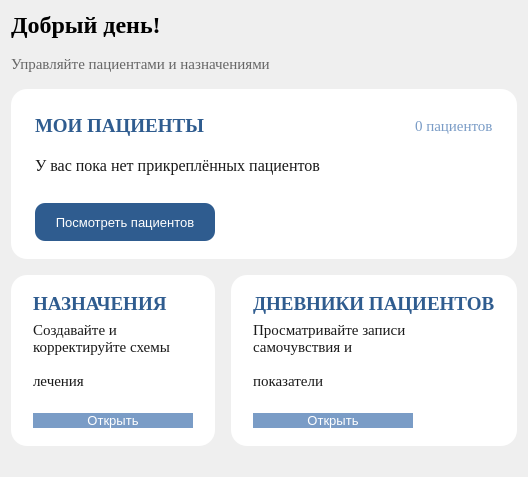
                                    <widget class="QWidget" name="homePage">
                                        <layout class="QVBoxLayout" name="homePageLayout">
                                            <property name="spacing">
                                                <number>16</number>
                                            </property>

                                            <item>
                                                <widget class="QLabel" name="greetingLabel">
                                                    <property name="font">
                                                        <font>
                                                            <family>Times New Roman</family>
                                                            <pointsize>18</pointsize>
                                                            <bold>true</bold>
                                                        </font>
                                                    </property>
                                                    <property name="text">
                                                        <string>Добрый день!</string>
                                                    </property>
                                                </widget>
                                            </item>
                                            <item>
                                                <widget class="QLabel" name="subGreetingLabel">
                                                    <property name="font">
                                                        <font>
                                                            <family>Times New Roman</family>
                                                            <pointsize>11</pointsize>
                                                        </font>
                                                    </property>
                                                    <property name="styleSheet">
                                                        <string notr="true">color: #666666;</string>
                                                    </property>
                                                    <property name="text">
                                                        <string>Управляйте пациентами и назначениями</string>
                                                    </property>
                                                </widget>
                                            </item>

                                            <item>
                                                <widget class="QFrame" name="cardPatients">
                                                    <property name="minimumSize">
                                                        <size>
                                                            <width>0</width>
                                                            <height>170</height>
                                                        </size>
                                                    </property>
                                                    <property name="styleSheet">
                                                        <string notr="true">QFrame#cardPatients { background-color:
                                                            #FFFFFF; border: none; border-radius: 16px; }
                                                            QFrame#cardPatients QLabel { color: #1A1A1A; background:
                                                            transparent; }
                                                        </string>
                                                    </property>
                                                    <layout class="QVBoxLayout" name="cardPatientsLayout">
                                                        <property name="leftMargin">
                                                            <number>24</number>
                                                        </property>
                                                        <property name="topMargin">
                                                            <number>18</number>
                                                        </property>
                                                        <property name="rightMargin">
                                                            <number>24</number>
                                                        </property>
                                                        <property name="bottomMargin">
                                                            <number>18</number>
                                                        </property>
                                                        <property name="spacing">
                                                            <number>10</number>
                                                        </property>

                                                        <item>
                                                            <layout class="QHBoxLayout" name="patientsHead">
                                                                <item>
                                                                    <widget class="QLabel">
                                                                        <property name="font">
                                                                            <font>
                                                                                <family>Times New Roman</family>
                                                                                <pointsize>14</pointsize>
                                                                                <bold>true</bold>
                                                                            </font>
                                                                        </property>
                                                                        <property name="styleSheet">
                                                                            <string notr="true">color: #2F5C8F;</string>
                                                                        </property>
                                                                        <property name="text">
                                                                            <string>МОИ ПАЦИЕНТЫ</string>
                                                                        </property>
                                                                    </widget>
                                                                </item>
                                                                <item>
                                                                    <spacer name="patientsHeadSpacer">
                                                                        <property name="orientation">
                                                                            <enum>Qt::Horizontal</enum>
                                                                        </property>
                                                                        <property name="sizeHint" stdset="0">
                                                                            <size>
                                                                                <width>40</width>
                                                                                <height>20</height>
                                                                            </size>
                                                                        </property>
                                                                    </spacer>
                                                                </item>
                                                                <item>
                                                                    <widget class="QLabel" name="patientsCountLabel">
                                                                        <property name="font">
                                                                            <font>
                                                                                <family>Times New Roman</family>
                                                                                <pointsize>11</pointsize>
                                                                            </font>
                                                                        </property>
                                                                        <property name="styleSheet">
                                                                            <string notr="true">color: #7A9CC6;</string>
                                                                        </property>
                                                                        <property name="text">
                                                                            <string>0 пациентов</string>
                                                                        </property>
                                                                    </widget>
                                                                </item>
                                                            </layout>
                                                        </item>

                                                        <item>
                                                            <widget class="QLabel" name="patientsListLabel">
                                                                <property name="font">
                                                                    <font>
                                                                        <family>Times New Roman</family>
                                                                        <pointsize>12</pointsize>
                                                                    </font>
                                                                </property>
                                                                <property name="text">
                                                                    <string>У вас пока нет прикреплённых пациентов
                                                                    </string>
                                                                </property>
                                                                <property name="wordWrap">
                                                                    <bool>true</bool>
                                                                </property>
                                                            </widget>
                                                        </item>

                                                        <item>
                                                            <widget class="QPushButton" name="btnOpenPatientsFromHome">
                                                                <property name="minimumSize">
                                                                    <size>
                                                                        <width>180</width>
                                                                        <height>38</height>
                                                                    </size>
                                                                </property>
                                                                <property name="maximumSize">
                                                                    <size>
                                                                        <width>180</width>
                                                                        <height>38</height>
                                                                    </size>
                                                                </property>
                                                                <property name="styleSheet">
                                                                    <string notr="true">QPushButton { background-color:
                                                                        #2F5C8F; color: #FFFFFF; border: none;
                                                                        border-radius: 10px; font-family: "Times New
                                                                        Roman"; font-size: 13px; }
                                                                        QPushButton:hover { background-color: #1E4470; }
                                                                    </string>
                                                                </property>
                                                                <property name="text">
                                                                    <string>Посмотреть пациентов</string>
                                                                </property>
                                                            </widget>
                                                        </item>
                                                    </layout>
                                                </widget>
                                            </item>

                                            <item>
                                                <layout class="QHBoxLayout" name="cardsRow">
                                                    <property name="spacing">
                                                        <number>16</number>
                                                    </property>
                                                    <item>
                                                        <widget class="QFrame" name="cardPrescrHome">
                                                            <property name="minimumSize">
                                                                <size>
                                                                    <width>0</width>
                                                                    <height>150</height>
                                                                </size>
                                                            </property>
                                                            <property name="styleSheet">
                                                                <string notr="true">QFrame#cardPrescrHome {
                                                                    background-color: #FFFFFF; border: none;
                                                                    border-radius: 16px; }
                                                                    QFrame#cardPrescrHome QLabel { color: #1A1A1A;
                                                                    background: transparent; }
                                                                </string>
                                                            </property>
                                                            <layout class="QVBoxLayout" name="cardPrescrHomeLayout">
                                                                <property name="leftMargin">
                                                                    <number>22</number>
                                                                </property>
                                                                <property name="topMargin">
                                                                    <number>18</number>
                                                                </property>
                                                                <property name="rightMargin">
                                                                    <number>22</number>
                                                                </property>
                                                                <property name="bottomMargin">
                                                                    <number>18</number>
                                                                </property>
                                                                <item>
                                                                    <widget class="QLabel">
                                                                        <property name="font">
                                                                            <font>
                                                                                <family>Times New Roman</family>
                                                                                <pointsize>14</pointsize>
                                                                                <bold>true</bold>
                                                                            </font>
                                                                        </property>
                                                                        <property name="styleSheet">
                                                                            <string notr="true">color: #2F5C8F;</string>
                                                                        </property>
                                                                        <property name="text">
                                                                            <string>НАЗНАЧЕНИЯ</string>
                                                                        </property>
                                                                    </widget>
                                                                </item>
                                                                <item>
                                                                    <widget class="QLabel">
                                                                        <property name="font">
                                                                            <font>
                                                                                <family>Times New Roman</family>
                                                                                <pointsize>11</pointsize>
                                                                            </font>
                                                                        </property>
                                                                        <property name="text">
                                                                            <string>Создавайте и корректируйте схемы
                                                                                лечения
                                                                            </string>
                                                                        </property>
                                                                        <property name="wordWrap">
                                                                            <bool>true</bool>
                                                                        </property>
                                                                    </widget>
                                                                </item>
                                                                <item>
                                                                    <widget class="QPushButton"
                                                                            name="btnOpenPrescrFromHome">
                                                                        <property name="minimumHeight">
                                                                            <number>36</number>
                                                                        </property>
                                                                        <property name="maximumSize">
                                                                            <size>
                                                                                <width>160</width>
                                                                                <height>36</height>
                                                                            </size>
                                                                        </property>
                                                                        <property name="styleSheet">
                                                                            <string notr="true">QPushButton {
                                                                                background-color: #7A9CC6; color:
                                                                                #FFFFFF; border: none; border-radius:
                                                                                10px; font-family: "Times New Roman";
                                                                                font-size: 13px; }
                                                                                QPushButton:hover { background-color:
                                                                                #6A8CB6; }
                                                                            </string>
                                                                        </property>
                                                                        <property name="text">
                                                                            <string>Открыть</string>
                                                                        </property>
                                                                    </widget>
                                                                </item>
                                                            </layout>
                                                        </widget>
                                                    </item>
                                                    <item>
                                                        <widget class="QFrame" name="cardDiaryHome">
                                                            <property name="minimumSize">
                                                                <size>
                                                                    <width>0</width>
                                                                    <height>150</height>
                                                                </size>
                                                            </property>
                                                            <property name="styleSheet">
                                                                <string notr="true">QFrame#cardDiaryHome {
                                                                    background-color: #FFFFFF; border: none;
                                                                    border-radius: 16px; }
                                                                    QFrame#cardDiaryHome QLabel { color: #1A1A1A;
                                                                    background: transparent; }
                                                                </string>
                                                            </property>
                                                            <layout class="QVBoxLayout" name="cardDiaryHomeLayout">
                                                                <property name="leftMargin">
                                                                    <number>22</number>
                                                                </property>
                                                                <property name="topMargin">
                                                                    <number>18</number>
                                                                </property>
                                                                <property name="rightMargin">
                                                                    <number>22</number>
                                                                </property>
                                                                <property name="bottomMargin">
                                                                    <number>18</number>
                                                                </property>
                                                                <item>
                                                                    <widget class="QLabel">
                                                                        <property name="font">
                                                                            <font>
                                                                                <family>Times New Roman</family>
                                                                                <pointsize>14</pointsize>
                                                                                <bold>true</bold>
                                                                            </font>
                                                                        </property>
                                                                        <property name="styleSheet">
                                                                            <string notr="true">color: #2F5C8F;</string>
                                                                        </property>
                                                                        <property name="text">
                                                                            <string>ДНЕВНИКИ ПАЦИЕНТОВ</string>
                                                                        </property>
                                                                    </widget>
                                                                </item>
                                                                <item>
                                                                    <widget class="QLabel">
                                                                        <property name="font">
                                                                            <font>
                                                                                <family>Times New Roman</family>
                                                                                <pointsize>11</pointsize>
                                                                            </font>
                                                                        </property>
                                                                        <property name="text">
                                                                            <string>Просматривайте записи самочувствия и
                                                                                показатели
                                                                            </string>
                                                                        </property>
                                                                        <property name="wordWrap">
                                                                            <bool>true</bool>
                                                                        </property>
                                                                    </widget>
                                                                </item>
                                                                <item>
                                                                    <widget class="QPushButton"
                                                                            name="btnOpenDiariesFromHome">
                                                                        <property name="minimumHeight">
                                                                            <number>36</number>
                                                                        </property>
                                                                        <property name="maximumSize">
                                                                            <size>
                                                                                <width>160</width>
                                                                                <height>36</height>
                                                                            </size>
                                                                        </property>
                                                                        <property name="styleSheet">
                                                                            <string notr="true">QPushButton {
                                                                                background-color: #7A9CC6; color:
                                                                                #FFFFFF; border: none; border-radius:
                                                                                10px; font-family: "Times New Roman";
                                                                                font-size: 13px; }
                                                                                QPushButton:hover { background-color:
                                                                                #6A8CB6; }
                                                                            </string>
                                                                        </property>
                                                                        <property name="text">
                                                                            <string>Открыть</string>
                                                                        </property>
                                                                    </widget>
                                                                </item>
                                                            </layout>
                                                        </widget>
                                                    </item>
                                                </layout>
                                            </item>

                                            <item>
                                                <spacer name="homeBottomSpacer">
                                                    <property name="orientation">
                                                        <enum>Qt::Vertical</enum>
                                                    </property>
                                                    <property name="sizeHint" stdset="0">
                                                        <size>
                                                            <width>20</width>
                                                            <height>20</height>
                                                        </size>
                                                    </property>
                                                </spacer>
                                            </item>
                                        </layout>
                                    </widget>
